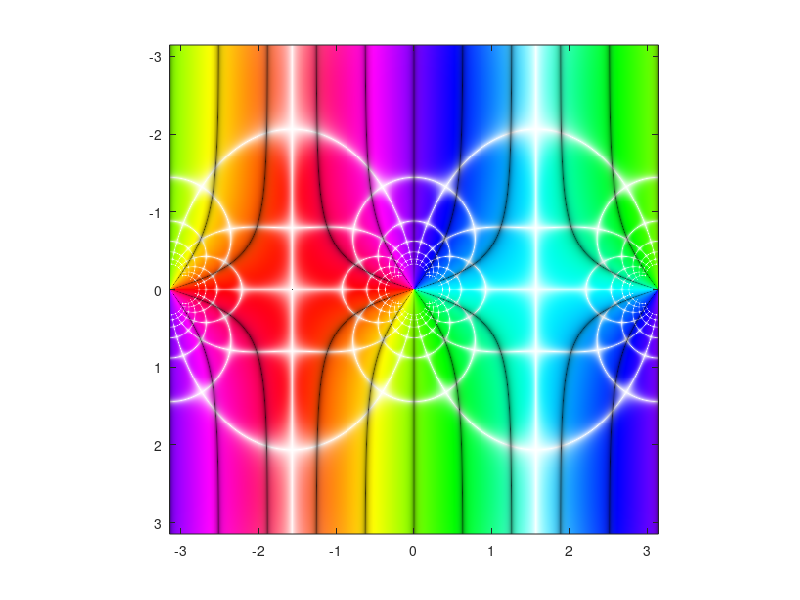

Here is the MATLAB script that generated this plot:
function img=zvisual8(func)
%zvisual8('func')
%visualization of complex function (domain coloring)
%hue is the angle of complex function
%sat is the white line.It is the imaginary and real value of 
%    function  
%val is the black line which occur after every 36 degree change in
%    angle of complex function
%usage
%
%   zvisual8  
%   calling zvisual8 without any argument draw sin(z)
%
%   zvisual8('sin(z)')
%   plots sin(z) from -pi to pi in x-axis  and -pi to pi in y-axis
%   
%   zvisual8('func')
%   'func' can be any function  
%   example: zvisual8('log(z)')      , zvisual8( 'cot(z)')
%            zvisual8('z.^2 - 1./z') , zvisual8('z.^3-cos(z)')........
%   always use ./ .* .^ operators when passing 'func'
%   any function is drawn from -pi to pi on x-axis  and -pi to pi on y-axis  
%
%   to save image call function as 
%   img=zvisual8('log(z)');
%   imwrite(img,'domaincolor.png','png');
%   
if nargin==0
   func='1./sin(z)'; 
end
    
X  = linspace(-pi,pi,500);
Y  = linspace(-pi,pi,500);
lenx  = length(X);
leny  = length(Y);
Z     = zeros(length(X),length(Y));
colors= zeros(length(X),length(Y),3);
ColorMset = zeros(lenx,leny,3);
colors_uint8   = zeros(lenx,leny,3,'uint8');
for n = 1:lenx        
    Z(n,:)= Y(:)+i*X(n);
end

Z=feval(inline(func),Z);

hue = angle(Z)/(2*pi);
hue = -min(min(hue))+hue;

z_real=real(Z);
z_imag=imag(Z);
%loop to limit imaginary and real value of function from -pi to pi
for m=1:length(X)*length(Y)
   if z_real(m)>pi || z_imag(m)>pi
      z_real(m)=pi;z_imag(m)=pi;
   elseif z_real(m)<-pi || z_imag(m)<-pi
      z_real(m)=-pi;z_imag(m)=-pi;
   else
      z_real(m)=z_real(m);z_imag(m)=z_imag(m);
   end
end

sat=mod(abs(sin(2*pi*z_imag).*cos(2*pi*z_real)).^0.75,1);
sat = 1 -(1-sat).^5; 

val=mod(abs(cos(10*pi*hue).^0.5),1);
val = 1 -(1-val).^3; 
val = 0.2  +val *0.8;



ColorMset(:,:,1) = hue;
ColorMset(:,:,2) = sat;
ColorMset(:,:,3) = val;

h_wait=waitbar(0,'Please  wait...');
for mm=1:lenx            
    for nn=1:leny        
           a=ColorMset(mm,nn,1);
           s=ColorMset(mm,nn,2);
           v=ColorMset(mm,nn,3);
           zo = floor(6*a); 
           rough = (zo); 
           f = a*6 - zo;
           p = v*(1-s);
           q = v*(1-s*f);
           t = v*(1-s*(1-f));
 
           switch (rough)    
          case 0 
                r=v; g=t; b=p;
          case 1 
                r=q; g=v; b=p;
          case 2 
                r=p; g=v; b=t;
          case 3 
                r=p; g=q; b=v;
          case 4 
                r=t; g=p; b=v;
          case 5 
                r=v; g=p; b=q;
          end             
                 
        
      co = (256*r); 
      if(co>255)          
         co = 255; 
      end                 
      colors(mm,nn,1) = co;
      co = (256*g); 
      if(co>255)          
          co = 255; 
      end                 
      colors(mm,nn,2) = co;
      co = (256*b); 
      if(co>255)          
         co = 255; 
      end                 
      colors(mm,nn,3) = co;

      end            
    waitbar(mm/lenx,h_wait);
end               
close(h_wait);

colors_uint8=uint8(colors);
image(X,Y,uint8(colors))
axis square
if nargout==1
    img=colors_uint8;
end

%function end
